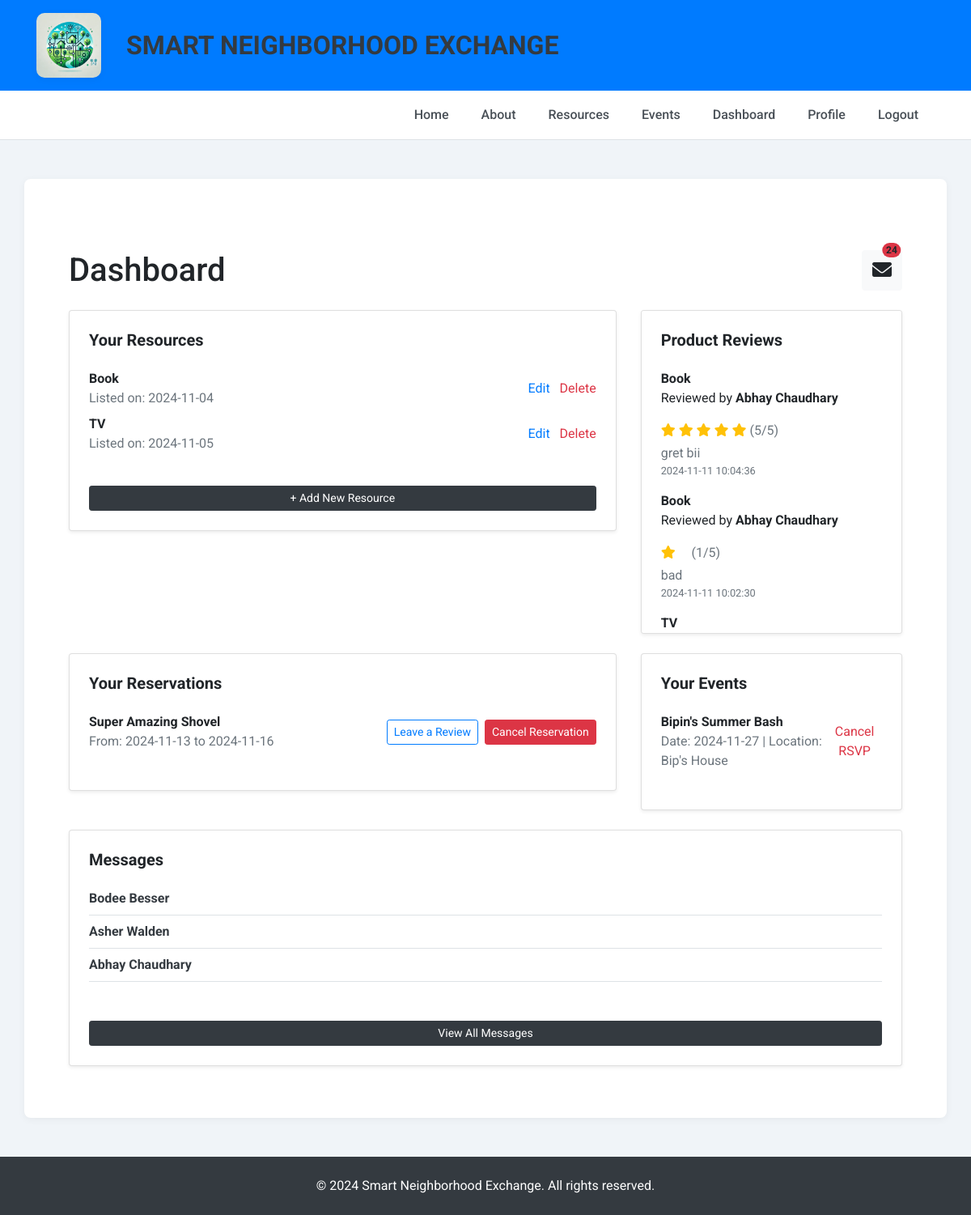
The app's page /dashboard (signed in) with its own data.
### tables this page shows
CREATE TABLE Resources (
            resource_id INTEGER PRIMARY KEY AUTOINCREMENT,
            user_id INTEGER,
            title TEXT NOT NULL,
            description TEXT,
            images TEXT,
            category TEXT,
            availability TEXT,
            date_posted TEXT, 
            pickup_location TEXT,   
            FOREIGN KEY (user_id) REFERENCES Users(user_id)
        );

CREATE TABLE Reviews (
            review_id INTEGER PRIMARY KEY AUTOINCREMENT,
            user_id INTEGER,
            reviewer_id INTEGER,
            rating INTEGER,
            comment TEXT,
            timestamp TEXT, resource_id INTEGER,
            FOREIGN KEY (user_id) REFERENCES Users(user_id),
            FOREIGN KEY (reviewer_id) REFERENCES Users(user_id)
        );

CREATE TABLE Users (
            user_id INTEGER PRIMARY KEY AUTOINCREMENT,
            name TEXT NOT NULL,
            email TEXT NOT NULL UNIQUE,
            password TEXT NOT NULL,
            profile_image TEXT,
            location TEXT
        );

CREATE TABLE Bookings (
            booking_id INTEGER PRIMARY KEY AUTOINCREMENT,
            user_id INTEGER,
            resource_id INTEGER,
            start_date TEXT NOT NULL,
            end_date TEXT NOT NULL,
            FOREIGN KEY (user_id) REFERENCES Users(user_id),
            FOREIGN KEY (resource_id) REFERENCES Resources(resource_id)
        );

CREATE TABLE CommunityEvents (
            event_id INTEGER PRIMARY KEY AUTOINCREMENT,
            user_id INTEGER,
            title TEXT NOT NULL,
            description TEXT,
            location TEXT,
            date TEXT NOT NULL,
            time TEXT,
            FOREIGN KEY (user_id) REFERENCES Users(user_id)
        );

### app.py (the view)
@app.route('/dashboard')
def dashboard():
    if 'user_id' not in session:
        return redirect(url_for('login'))
    user_id = session['user_id']
    unread_notifications = get_unread_notifications(user_id)  # Get the unread notifications count
    notifications = get_recent_notifications(user_id)  # Get recent notifications for the dropdown
    with sqlite3.connect('projects.db') as conn:
        conn.row_factory = sqlite3.Row
        c = conn.cursor()
        c.execute('SELECT * FROM Resources WHERE user_id = ?', (user_id,))
        resources = c.fetchall()
        c.execute('''
            SELECT Reviews.comment, Reviews.rating, Reviews.timestamp, Users.name AS reviewer_name, Resources.title AS resource_title
            FROM Reviews
            JOIN Resources ON Reviews.resource_id = Resources.resource_id
            JOIN Users ON Reviews.reviewer_id = Users.user_id
            WHERE Resources.user_id = ?
            ORDER BY Reviews.timestamp DESC
        ''', (user_id,))
        reviews = c.fetchall()
        c.execute('''SELECT Messages.content, Messages.timestamp, Users.name AS sender_name
                     FROM Messages
                     JOIN Users ON Messages.sender_id = Users.user_id
                     WHERE Messages.sender_id = ? OR Messages.receiver_id = ?
                     ORDER BY Messages.timestamp DESC''', (user_id, user_id))
        messages = c.fetchall()
        c.execute('''SELECT Bookings.booking_id, Bookings.start_date, Bookings.end_date, Resources.title, Resources.resource_id
                     FROM Bookings
                     JOIN Resources ON Bookings.resource_id = Resources.resource_id
                     WHERE Bookings.user_id = ?''', (user_id,))
        reservations = c.fetchall()
        c.execute('''SELECT CommunityEvents.event_id, CommunityEvents.title, CommunityEvents.date, CommunityEvents.location
                     FROM EventRSVPs
                     JOIN CommunityEvents ON EventRSVPs.event_id = CommunityEvents.event_id
                     WHERE EventRSVPs.user_id = ?''', (user_id,))
        rsvps = c.fetchall()
        c.execute('''
            SELECT DISTINCT receiver_id, Users.name
            FROM Messages
            JOIN Users ON Messages.receiver_id = Users.user_id
            WHERE sender_id = ? OR receiver_id = ?
        ''', (user_id, user_id))
        conversations = c.fetchall()
    return render_template(
        'dashboard.html',
        resources=resources, reviews=reviews, messages=messages, reservations=reservations, rsvps=rsvps, conversations=conversations, unread_notifications=unread_notifications, notifications=notifications
    )

### app.py (called while the page is built)
def get_unread_notifications(user_id):
    with sqlite3.connect('projects.db') as conn:
        conn.row_factory = sqlite3.Row
        c = conn.cursor()
        c.execute('''SELECT COUNT(*) AS count FROM Messages
                     WHERE receiver_id = ?''', (user_id,))
        unread_messages = c.fetchone()['count']
        c.execute('''SELECT COUNT(*) AS count FROM Bookings
                     JOIN Resources ON Bookings.resource_id = Resources.resource_id
                     WHERE Resources.user_id = ?''', (user_id,))
        new_bookings = c.fetchone()['count']
        c.execute('''SELECT COUNT(*) AS count FROM EventRSVPs
                     JOIN CommunityEvents ON EventRSVPs.event_id = CommunityEvents.event_id
                     WHERE CommunityEvents.user_id = ?''', (user_id,))
        new_rsvps = c.fetchone()['count']
    return unread_messages + new_bookings + new_rsvps

### templates/dashboard.html (shortened to what this page needs)
{% extends "base.html" %}
{% block content %}
<div class="container mt-5">
    <div class="d-flex justify-content-between align-items-center mb-4">
        <h1 class="mb-0">Dashboard</h1>
        <div class="dropdown">
            <a class="btn btn-light position-relative" href="#" role="button" id="notificationDropdown" data-bs-toggle="dropdown" aria-expanded="false" style="font-size: 1.5rem;">
                <i class="fas fa-envelope"></i>
                {% if unread_notifications > 0 %}
                <span class="position-absolute top-0 start-100 translate-middle badge rounded-pill bg-danger" style="transform: translate(-50%, -50%); font-size: 0.75rem;">
                    {{ unread_notifications }}
                </span>
                {% endif %}
            </a>
        </div>
    </div>
    <div class="row">
        <div class="col-md-8 mb-4">
            <div class="card shadow-sm p-4">
                <h5 class="font-weight-bold">Your Resources</h5>
                <ul class="list-unstyled mt-3">
                    {% for resource in resources %}
                    <li class="d-flex justify-content-between align-items-center mb-2">
                        <div>
                            <strong>{{ resource['title'] }}</strong>
                            <p class="text-muted mb-0">Listed on: {{ resource['date_posted'] }}</p>
                        </div>
                        <div>
                            <a href="{{ url_for('edit_resource', resource_id=resource['resource_id']) }}" class="text-primary mr-2">Edit</a>
                            <a href="{{ url_for('delete_resource', resource_id=resource['resource_id']) }}" class="text-danger">Delete</a>
                        </div>
                    </li>
                    {% endfor %}
                </ul>
                <a href="{{ url_for('add_resource') }}" class="btn btn-dark btn-sm mt-3">+ Add New Resource</a>
            </div>
        </div>
        <div class="col-md-4 mb-4">
            <div class="card shadow-sm p-4" style="max-height: 400px; overflow-y: auto;">
                <h5 class="font-weight-bold">Product Reviews</h5>
                <ul class="list-unstyled mt-3">
                    {% if reviews %}
                        {% for review in reviews %}
                        <li class="mb-3">
                            <strong>{{ review['resource_title'] }}</strong>
                            <p>Reviewed by <strong>{{ review['reviewer_name'] }}</strong></p>
                            <div class="text-warning mb-1">
                                {% for i in range(1, 6) %}
                                    <i class="fas fa-star{% if i > review['rating'] %}-o{% endif %}"></i>
                                {% endfor %}
                                <span class="text-muted">({{ review['rating'] }}/5)</span>
                            </div>
                            <p class="text-muted mb-0">{{ review['comment'] }}</p>
                            <p class="text-muted small">{{ review['timestamp'] }}</p>
                        </li>
                        {% endfor %}
                    {% else %}
                        <p class="text-muted">No reviews available for your products.</p>
                    {% endif %}
                </ul>
            </div>
        </div>
    </div>
    <div class="row">
        <div class="col-md-8 mb-4">
            <div class="card shadow-sm p-4">
                <h5 class="font-weight-bold">Your Reservations</h5>
                <ul class="list-unstyled mt-3">
                    {% for reservation in reservations %}
                    <li class="d-flex justify-content-between align-items-center mb-2">
                        <div>
                            <strong>{{ reservation['title'] }}</strong>
                            <p class="text-muted mb-0">From: {{ reservation['start_date'] }} to {{ reservation['end_date'] }}</p>
                        </div>
                        <div class="d-flex custom-gap">
                            <a href="{{ url_for('resource_reviews', resource_id=reservation['resource_id']) }}" class="btn btn-outline-primary btn-sm">Leave a Review</a>
                            <form action="{{ url_for('cancel_booking', booking_id=reservation['booking_id']) }}" method="post" style="display: inline;">
                                <button type="submit" class="btn btn-danger btn-sm">Cancel Reservation</button>
                            </form>
                        </div>
                    </li>
                    {% endfor %}
                </ul>
            </div>
        </div>
        <div class="col-md-4 mb-4">
            <div class="card shadow-sm p-4">
                <h5 class="font-weight-bold">Your Events</h5>
                <ul class="list-unstyled mt-3">
                    {% for rsvp in rsvps %}
                    <li class="d-flex justify-content-between align-items-center mb-2">
                        <div>
                            <strong>{{ rsvp['title'] }}</strong>
                            <p class="text-muted mb-0">Date: {{ rsvp['date'] }} | Location: {{ rsvp['location'] }}</p>
                        </div>
                        <form action="{{ url_for('cancel_rsvp', event_id=rsvp['event_id']) }}" method="post" style="display: inline;">
                            <button type="submit" class="btn btn-link text-danger p-0">Cancel RSVP</button>
                        </form>
                    </li>
                    {% endfor %}
                </ul>
            </div>
        </div>
    </div>
    <div class="row">
        <div class="col-12 mb-4">
            <div class="card shadow-sm p-4">
                <h5 class="font-weight-bold">Messages</h5>
                <ul class="list-unstyled mt-3">
                    {% for conversation in conversations %}
                    <li class="d-flex justify-content-between align-items-center mb-2 pb-2 border-bottom">
                        <a href="{{ url_for('view_conversation', receiver_id=conversation['receiver_id']) }}" class="text-dark">
                            <strong>{{ conversation['name'] }}</strong>
                        </a>
                    </li>
                    {% endfor %}
                </ul>
                <a href="{{ url_for('messages') }}" class="btn btn-dark btn-sm mt-4">View All Messages</a>
            </div>
        </div>
    </div>
</div>
{% endblock %}

### static/styles.css (style rules this page uses)
body { font-family: 'Roboto', sans-serif !important; background-color: #f0f4f8 !important; }
.custom-gap > * { margin-right: 8px; }
.custom-gap > *:last-child { margin-right: 0; }

### records on screen
Resources: title "Book", date_posted "2024-11-04"
Resources: title "TV", date_posted "2024-11-05"
Reviews: resource_title "Book", reviewer_name "Abhay Chaudhary", rating "5", comment "gret bii", timestamp "2024-11-11 10:04:36"
Reviews: resource_title "Book", reviewer_name "Abhay Chaudhary", rating "1", comment "bad", timestamp "2024-11-11 10:02:30"
Reviews: resource_title "TV"
Bookings: title "Super Amazing Shovel", start_date "2024-11-13", end_date "2024-11-16"
CommunityEvents: title "Bipin's Summer Bash", date "2024-11-27", location "Bip's House"
Users: name "Bodee Besser"
Users: name "Asher Walden"
Users: name "Abhay Chaudhary"

### other values on screen
{{ unread_notifications }} "24"
